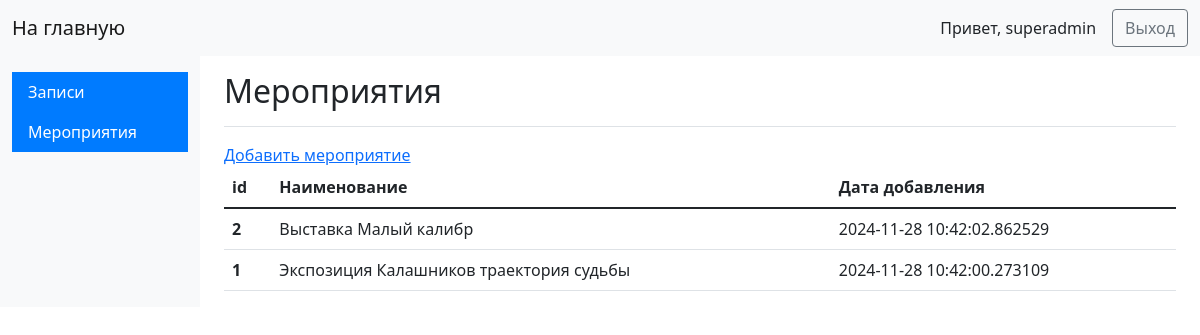
Page /admin/categories (signed in) on the committed database.
### app.py (models this page shows, shortened)
class Admin(UserMixin, db.Model):
    __tablename__ = "admins"
    admin_id = db.Column(db.Integer(), primary_key=True)
    admin_name = db.Column(db.String(30), nullable=True)
    password_hash = db.Column(db.String(127))

class Category(db.Model):
    category_id = db.Column(db.Integer, primary_key=True)
    category_name = db.Column(db.String(60), nullable=False)
    created_on = db.Column(db.DateTime(), default=datetime.utcnow)

### app.py (the view)
@app.route('/admin/categories', methods=['GET'])
def categories():
    if 'username' not in session:
        return redirect('/admin')
    else:
        categories = Category.query.order_by(desc(Category.created_on)).all()
        autor = session['username']
        return render_template('categories.html',categories=categories, autor=autor)

### app.py (called while the page is built)
@login.user_loader
def load_user(id):
    return db.session.get(Admin, int(id))

### templates/categories.html
{% extends 'base_admin.html' %}
{% block content %}
        <main class="col-md-9 ms-sm-auto col-lg-10 px-md-4">
            <div class="d-flex justify-content-between flex-wrap flex-md-nowrap align-items-center pt-3 pb-2 mb-3 border-bottom">
                <h1 class="h2">Мероприятия</h1>
            </div>
            <a href="/admin/categories/add">Добавить мероприятие</a>
            <table class="table">
              <thead class="thead-dark">
                <tr>
                  <th scope="col">id</th>
                  <th scope="col">Наименование</th>
                  <th scope="col">Дата добавления</th>
                </tr>
              </thead>
              <tbody>
                {% for category in categories %}
                    <tr>
                      <th scope="row">{{ category.category_id }}</th>
                      <td>{{ category.category_name }}</td>
                      <td>{{ category.created_on }}</td>
                    </tr>
                {% endfor %}
              </tbody>
            </table>
{% endblock %}

### templates/base_admin.html (shortened to what this page needs)
<!DOCTYPE html>
<html lang="en">
<head>
    <link href="https://cdn.jsdelivr.net/npm/bootstrap@5.1.3/dist/css/bootstrap.min.css" rel="stylesheet">
</head>
<body>
<nav class="navbar navbar-expand-lg navbar-light bg-light">
    <div class="container-fluid">
        <a class="navbar-brand" href="/admin">На главную</a>
        <div class="d-flex align-items-center">
            <span class="me-3">Привет, {{ autor }}</span>
            <a class="btn btn-outline-secondary" href="/out" type="button">Выход</a>
        </div>
    </div>
</nav>
<div class="container-fluid">
    <div class="row">
        <nav id="sidebarMenu" class="col-md-3 col-lg-2 d-md-block bg-light sidebar collapse">
            <div class="position-sticky pt-3">
                <ul class="nav flex-column">
                    <li class="nav-item">
                        <a class="nav-link active" aria-current="page" href="/admin/goods">
                            Записи
                        </a>
                        <a class="nav-link active" aria-current="page" href="/admin/categories">
                            Мероприятия
                        </a>
                    </li>
                </ul>
            </div>
        </nav>
        {% block content %}
        {% endblock %}
        </main>
    </div>
</div>
</body>
</html>

### templates/base_admin.html (style rules this page uses)
.sidebar .nav-link { border-radius: 0; color: #333; }
.sidebar .nav-link.active { background-color: #007bff; color: white; }

### rows in the picture
Admin: admin_name "superadmin"
Category: category_id "2", category_name "Выставка Малый калибр", created_on "2024-11-28 10:42:02.862529"
Category: category_id "1", category_name "Экспозиция Калашников траектория судьбы", created_on "2024-11-28 10:42:00.273109"
